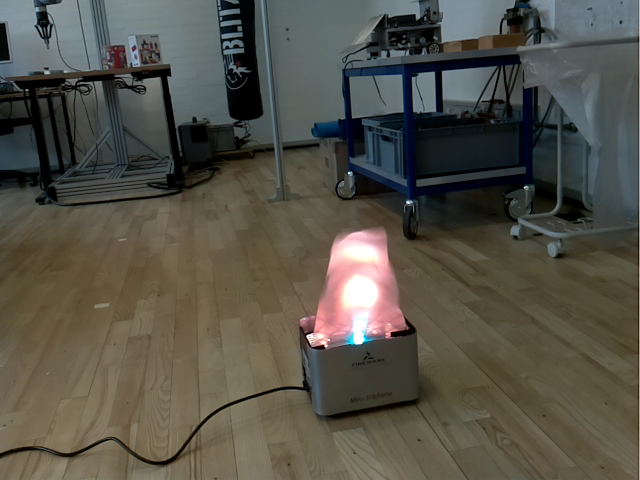
#> input picture images/img00009.png, 640 x 480 px; its folder holds 4 pictures in this run
$ python convertimg.py
#> lines starting #> are read from the running program, lines starting #| are printed output that depends on the picture
import picamera
import cv2 as cv
import numpy as np
import matplotlib.pyplot as plt
from time import sleep
import glob

filenames = np.sort(np.array(glob.glob('images/*.png')))

for filename in filenames:
	img = cv.imread(filename)
#> img is the input picture: shape (480, 640, 3); mean B, G, R 72.2, 82.1, 84.6
	imgnumber = filename[-9:-4]
	cv.imwrite(filename, cv.cvtColor(img,cv.COLOR_RGB2BGR))
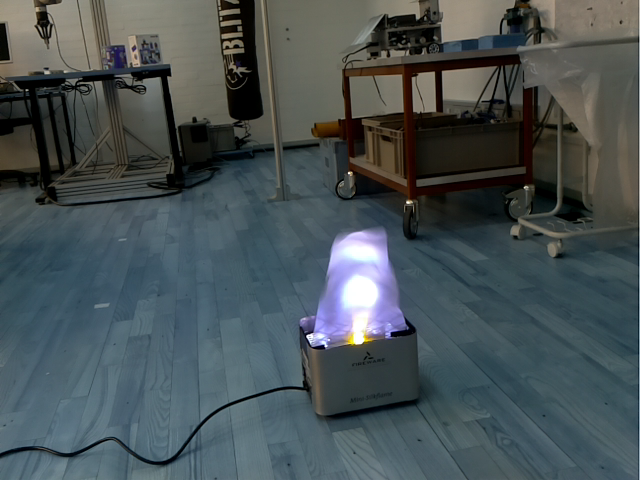
#> saved as img00009.png: shape (480, 640, 3); mean B, G, R 84.6, 82.1, 72.2
	print("Converting img: " + str(imgnumber))
#> pass 2 of the loop `for filename in filenames:`:
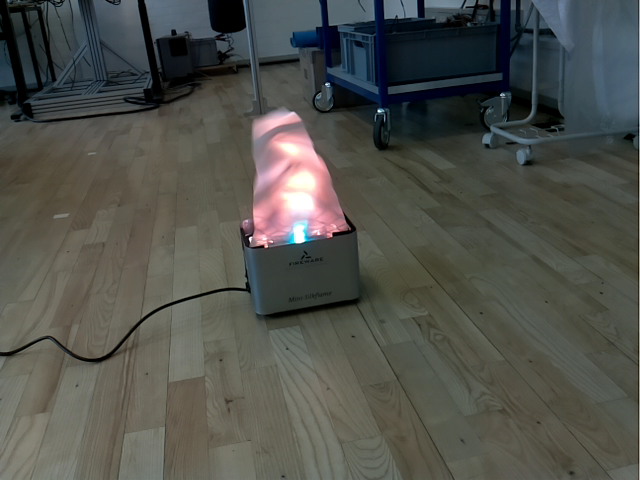
#> input picture images/img00021.png, 640 x 480 px
#> img is the input picture: shape (480, 640, 3); mean B, G, R 75.6, 81.2, 79.7
#> `cv.imwrite(filename, cv.cvtColor(img,cv.COLOR_RGB2BGR))`:
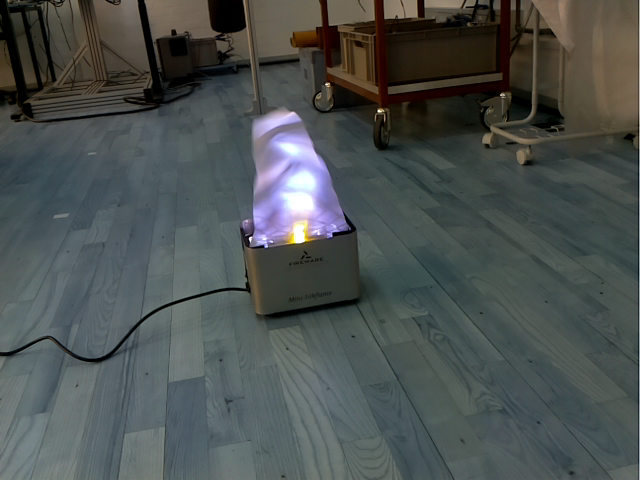
#> saved as img00021.png: shape (480, 640, 3); mean B, G, R 79.7, 81.2, 75.6
#> pass 3 of the loop `for filename in filenames:`:
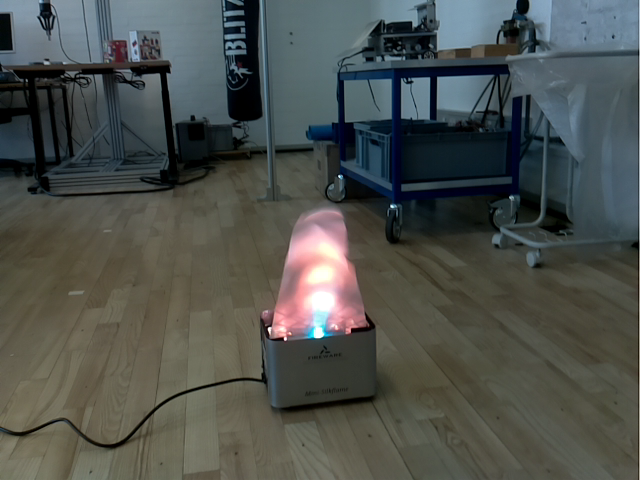
#> input picture images/img00024.png, 640 x 480 px
#> img is the input picture: shape (480, 640, 3); mean B, G, R 76.9, 81, 77.2
#> `cv.imwrite(filename, cv.cvtColor(img,cv.COLOR_RGB2BGR))`:
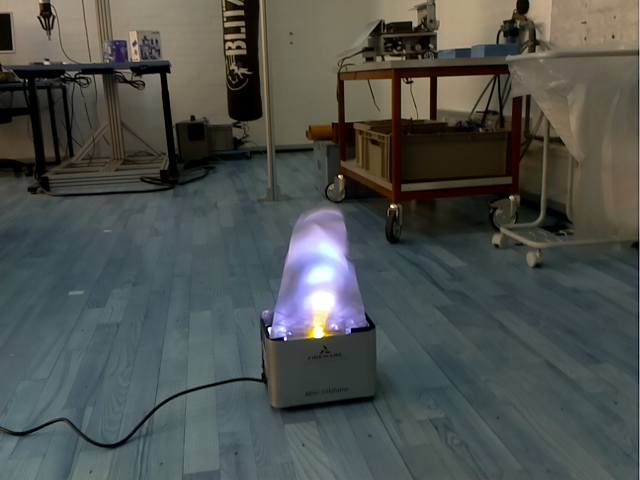
#> saved as img00024.png: shape (480, 640, 3); mean B, G, R 77.2, 81, 76.9
#> the loop made 4 passes; the first 3 are shown
